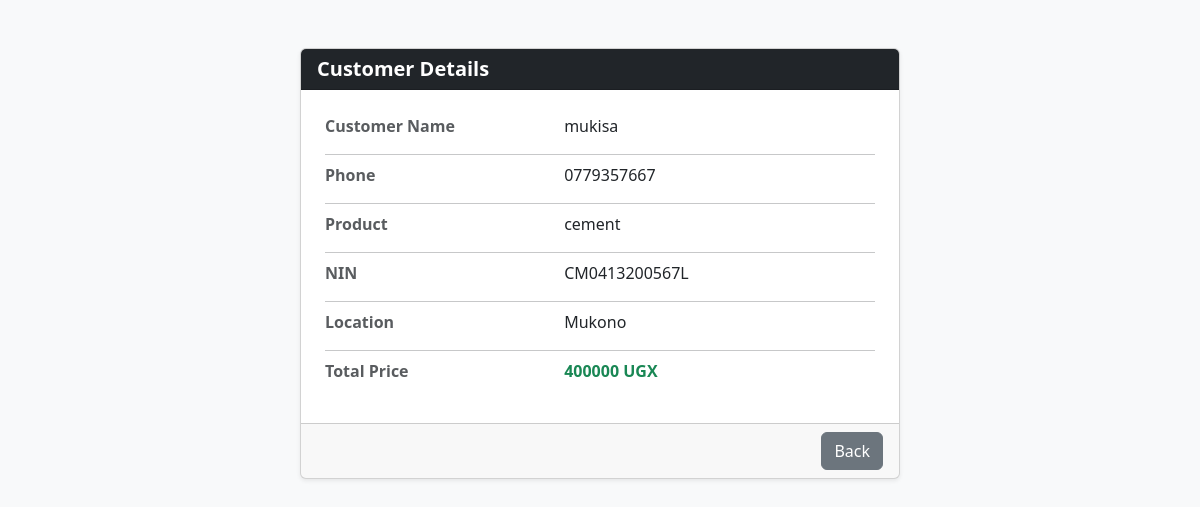
/customer/view/2/, run on the app's committed database.
### nyondoapp/models.py (models this page shows)
class Customer(models.Model):
    customer_name = models.CharField(max_length=30, blank=False)
    phone = models.CharField(max_length=15, validators=[validate_ug_phone])
    product_name = models.CharField(max_length=100, blank=False)
    nin = models.CharField(max_length=14, validators=[validate_nin])
    location = models.CharField(max_length=100)
    total_price = models.IntegerField()

### nyondoapp/views.py (the view)
# urls.py: path('customer/view/<int:id>/', views.view_customer, name='view_customer'),
def view_customer(request, id):
    customer = get_object_or_404(Customer, id=id)
    return render(request, 'account/view_customer.html', {'customer': customer})

### nyondoapp/templates/account/view_customer.html (shortened to what this page needs)
<!doctype html>
<html lang="en">
  <head>
    <link href="https://cdn.jsdelivr.net/npm/bootstrap@5.3.8/dist/css/bootstrap.min.css" rel="stylesheet" />
  </head>
  <body class="bg-light">
    <div class="container py-5">
      <div class="card shadow-sm mx-auto" style="max-width: 600px;">
        <div class="card-header bg-dark text-white">
          <h5 class="mb-0 fw-bold">Customer Details</h5>
        </div>
        <div class="card-body p-4">
          <div class="row mb-3">
            <div class="col-5 text-muted fw-bold">Customer Name</div>
            <div class="col-7">{{ customer.customer_name }}</div>
          </div>
          <hr class="my-2" />
          <div class="row mb-3">
            <div class="col-5 text-muted fw-bold">Phone</div>
            <div class="col-7">{{ customer.phone }}</div>
          </div>
          <hr class="my-2" />
          <div class="row mb-3">
            <div class="col-5 text-muted fw-bold">Product</div>
            <div class="col-7">{{ customer.product_name }}</div>
          </div>
          <hr class="my-2" />
          <div class="row mb-3">
            <div class="col-5 text-muted fw-bold">NIN</div>
            <div class="col-7">{{ customer.nin }}</div>
          </div>
          <hr class="my-2" />
          <div class="row mb-3">
            <div class="col-5 text-muted fw-bold">Location</div>
            <div class="col-7">{{ customer.location }}</div>
          </div>
          <hr class="my-2" />
          <div class="row mb-3">
            <div class="col-5 text-muted fw-bold">Total Price</div>
            <div class="col-7 fw-bold text-success">{{ customer.total_price }} UGX</div>
          </div>
        </div>
        <div class="card-footer d-flex gap-2 justify-content-end">
          <a href="{% url 'customer_page' %}" class="btn btn-secondary">Back</a>
        </div>
      </div>
    </div>
  </body>
</html>

### data on the page
Customer: customer_name "mukisa", phone "0779357667", product_name "cement", nin "CM0413200567L", location "Mukono", total_price "400000"
